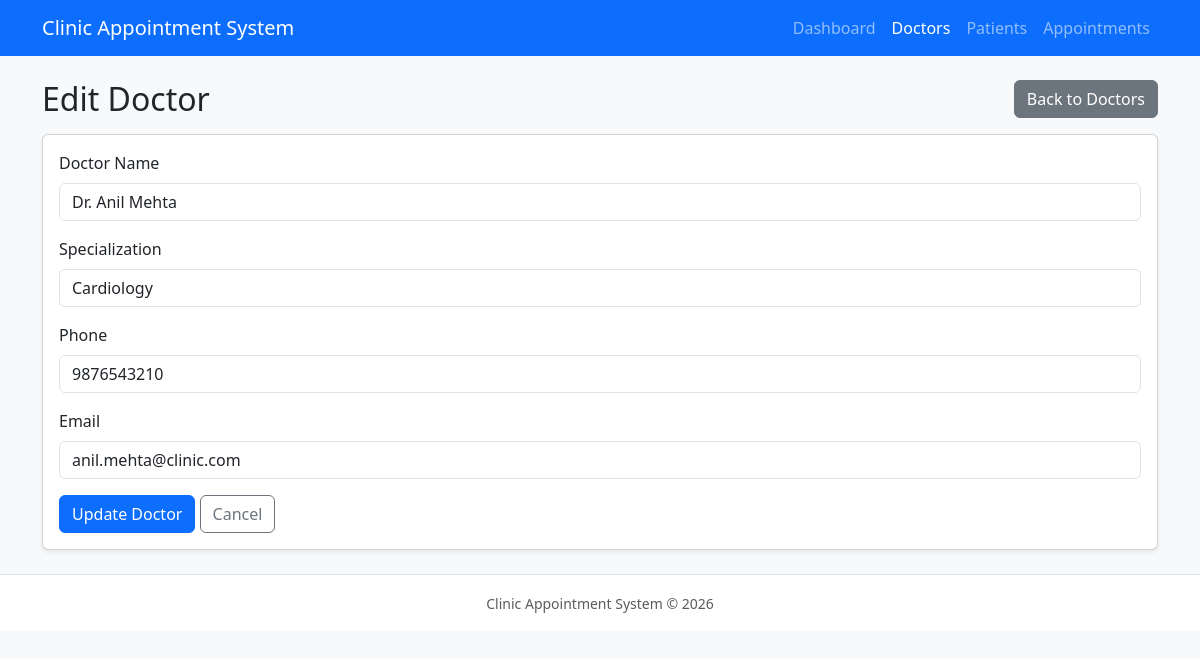
The app's page /doctors/edit.php?id=1 with its own data.
### tables this page shows
CREATE TABLE doctors (
    doctor_id      INT AUTO_INCREMENT PRIMARY KEY,
    doctor_name    VARCHAR(100) NOT NULL,
    specialization VARCHAR(100) NOT NULL,
    phone          VARCHAR(20)  NOT NULL,
    email          VARCHAR(100) NOT NULL
);

### doctors/edit.php (the view, shortened to what this page needs)
<?php
require_once "../config/db.php";
if ($_SERVER['REQUEST_METHOD'] === "POST") {
    $doctor_id = isset($_POST['doctor_id']) ? (int) $_POST['doctor_id'] : 0;
} else {
    $doctor_id = isset($_GET['id']) ? (int) $_GET['id'] : 0;
}
$stmt = $conn->prepare("SELECT doctor_id, doctor_name, specialization, phone, email FROM doctors WHERE doctor_id = ?");
$stmt->bind_param("i", $doctor_id);
$stmt->execute();
$doctor = $stmt->get_result()->fetch_assoc();
$doctor_name    = $doctor['doctor_name'];
$specialization = $doctor['specialization'];
$phone          = $doctor['phone'];
$email          = $doctor['email'];
require_once "../includes/header.php";
?>
<div class="d-flex justify-content-between align-items-center mb-3">
    <h2 class="mb-0">Edit Doctor</h2>
    <a href="index.php" class="btn btn-secondary">Back to Doctors</a>
</div>
<div class="card shadow-sm">
    <div class="card-body">
        <form method="post" action="edit.php">
            <div class="mb-3">
                <label for="doctor_name" class="form-label">Doctor Name</label>
                <input type="text" class="form-control" id="doctor_name" name="doctor_name"
                       maxlength="100" required value="<?php echo htmlspecialchars($doctor_name); ?>">
            </div>
            <div class="mb-3">
                <label for="specialization" class="form-label">Specialization</label>
                <input type="text" class="form-control" id="specialization" name="specialization"
                       maxlength="100" required value="<?php echo htmlspecialchars($specialization); ?>">
            </div>
            <div class="mb-3">
                <label for="phone" class="form-label">Phone</label>
                <input type="text" class="form-control" id="phone" name="phone"
                       maxlength="15" pattern="[0-9]{7,15}" title="Digits only, 7 to 15 digits"
                       required value="<?php echo htmlspecialchars($phone); ?>">
            </div>
            <div class="mb-3">
                <label for="email" class="form-label">Email</label>
                <input type="email" class="form-control" id="email" name="email"
                       maxlength="100" required value="<?php echo htmlspecialchars($email); ?>">
            </div>
            <button type="submit" class="btn btn-primary">Update Doctor</button>
            <a href="index.php" class="btn btn-outline-secondary">Cancel</a>
        </form>
    </div>
</div>
<?php require_once "../includes/footer.php"; ?>

### records on screen
doctors: doctor_name "Dr. Anil Mehta", specialization "Cardiology", phone "9876543210", email "anil.mehta@clinic.com"
